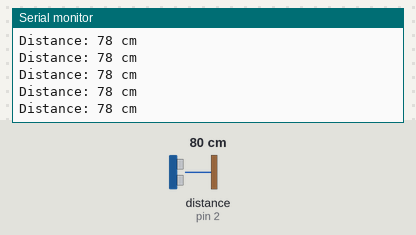
This sketch was run on a simulated Arduino Uno, built with avr-gcc and run on an emulated ATmega328P. On the bench: the last lines printed to the serial monitor. Wiring (inferred from the names in the program): ultrasonic range finder: trigger pin 3; echo pin 2. Inputs (shaded band) come from the test bench; at power-on: distance to the obstacle (sensor on pin 2) 80 cm. The echo pulse lasts 58.3 µs per cm.

Above: at 1.2 s.
1.3 s: distance to the obstacle (sensor on pin 2) set to 60 cm
At 1.38 s:
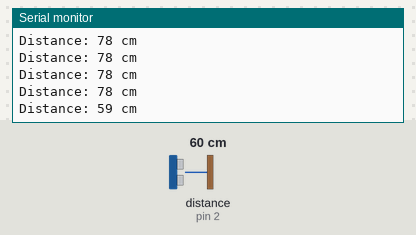
4.3 s: distance to the obstacle (sensor on pin 2) set to 2 cm
At 4.3 s:
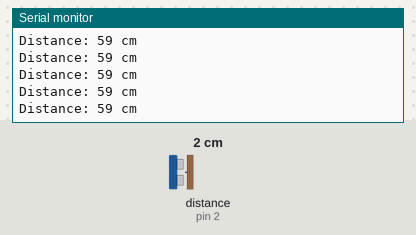
5.8 s: distance to the obstacle (sensor on pin 2) set to 35 cm
At 5.82 s:
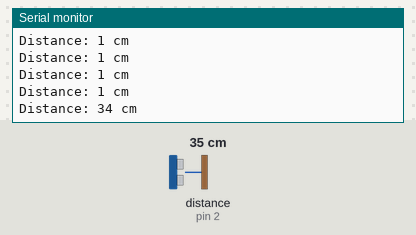
8.8 s: distance to the obstacle (sensor on pin 2) set to 250 cm
At 8.91 s:
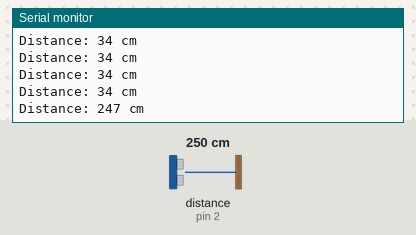
Timing chart, 0 to 11.8 s (numbered marks = the images above; inputs shaded):
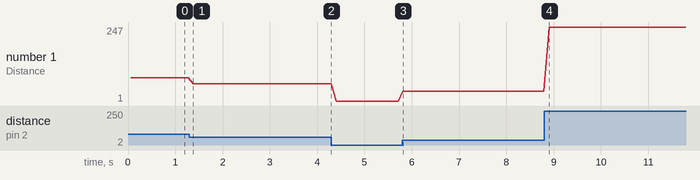

Measured:
- after the input at 1.3 s, the serial monitor: prints a new line after 0.08 s (image 1)
- after the input at 5.8 s, the serial monitor: prints a new line at once (image 3)
- after the input at 8.8 s, the serial monitor: prints a new line after 0.11 s (image 4)
- plotted number 1: 78 → 59 after the input at 1.3 s, 59 → 1 after the input at 4.3 s, 1 → 34 after the input at 5.8 s, 34 → 247 after the input at 8.8 s

The sketch:

HC-SR04_Ultrasonic_sensor.ino
```cpp
// (For the programming code, first we need to define the Trigger Pin and Echo Pin that connected to Arduino board.
// In this project EchoPin is attached to D2 and TrigPin to D3.
// Then define variables for the distance (int) and duration (long).)

#define echoPin 2 // attach pin D2 Arduino to pin Echo of HC-SR04
#define trigPin 3 //attach pin D3 Arduino to pin Trig of HC-SR04

// defines variables
long duration; // variable for the duration of sound wave travel
int distance; // variable for the distance measurement

void setup() {
  pinMode(trigPin, OUTPUT); // Sets the trigPin as an OUTPUT
  pinMode(echoPin, INPUT); // Sets the echoPin as an INPUT
  Serial.begin(9600); // // Serial Communication is starting with 9600 of baudrate speed
  Serial.println("Ultrasonic Sensor HC-SR04 Test"); // print some text in Serial Monitor
  Serial.println("with Arduino UNO Wifi R2");
}
void loop() {
  /*In the loop first you have to make sure that the trigPin is clear so we have to set that pin on a LOW State for just 2 µs)
   *Clears the trigPin condition*/
  digitalWrite(trigPin, LOW);
  delayMicroseconds(2);
  /*Now for generating the ultrasound wave we have to set the trigPin on HIGH State for 10 µs.
   *That will send out an 8 cycle sonic burst which will travel at the speed sound (340 m/s or 0.034 cm/µs) and it will be received in the Echo Pin. */

   /*The Echo Pin will output the time in microseconds the sound wave traveled , distance = time * speed)
   *(For example, travel time about 588 microseconds. distance in cm = 588 * 0.034,
   *But the travel time you get from the Echo pin will be double that number because the sound wave needs to travel forward and bounce backward.
   *So in order to get the distance we need to divide it by 2.)*/

  //Sets the trigPin HIGH (ACTIVE) for 10 microseconds
  digitalWrite(trigPin, HIGH);
  delayMicroseconds(10);
  digitalWrite(trigPin, LOW);
  /* Reads the echoPin, returns the sound wave travel time in microseconds
   * Using the pulseIn()function you have to read the travel time and put that value into the variable “duration”.
   * This function has 2 parameters, the first one is the name of the echo pin
   * and for the second one you can write either HIGH or LOW.
   * In this case, we need this set to it HIGH, as the HC-SR04 sensors sets the Echo pin to High after sending the 8 cycle ultrasonic burst from the transmitter.
   * This actually starts the timing and once we receive the reflected sound wave the Echo pin will go to Low which stops the timing.
   * HIGH means that the pulseIn() function will wait for the pin to go HIGH caused by the bounced sound wave and it will start timing,
   * then it will wait for the pin to go LOW when the sound wave will end which will stop the timing.
   * At the end the function will return the length of the pulse(travel time) in microseconds.
   * For getting the distance we will multiply the duration by 0.034 and divide it by 2 as we explained this equation previously. */
  duration = pulseIn(echoPin, HIGH);
  // Calculating the distance
  distance = duration * 0.034 / 2; // Speed of sound wave divided by 2 (go and back)
  // Displays the distance on the Serial Monitor
  Serial.print("Distance: ");
  Serial.print(distance);
  Serial.println(" cm");
  delay(100);
}
```
